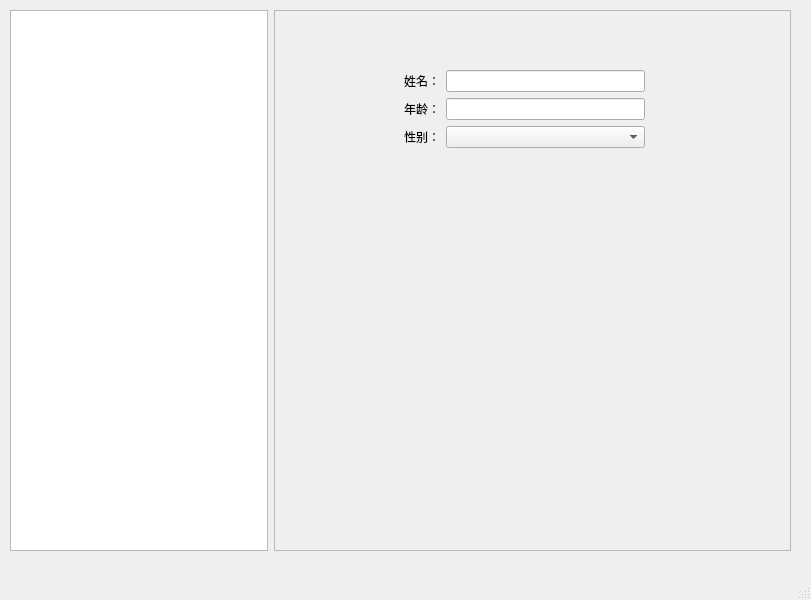
<?xml version="1.0" encoding="UTF-8"?>
<ui version="4.0">
 <class>MainWindow</class>
 <widget class="QMainWindow" name="MainWindow">
  <property name="geometry">
   <rect>
    <x>0</x>
    <y>0</y>
    <width>811</width>
    <height>600</height>
   </rect>
  </property>
  <property name="windowTitle">
   <string>MainWindow</string>
  </property>
  <widget class="QWidget" name="centralwidget">
   <widget class="QWidget" name="horizontalLayoutWidget">
    <property name="geometry">
     <rect>
      <x>10</x>
      <y>10</y>
      <width>781</width>
      <height>541</height>
     </rect>
    </property>
    <layout class="QHBoxLayout" name="horizontalLayout">
     <item>
      <widget class="QTreeView" name="treeView">
       <property name="sizePolicy">
        <sizepolicy hsizetype="Expanding" vsizetype="Expanding">
         <horstretch>1</horstretch>
         <verstretch>0</verstretch>
        </sizepolicy>
       </property>
      </widget>
     </item>
     <item>
      <widget class="QFrame" name="frame">
       <property name="sizePolicy">
        <sizepolicy hsizetype="Expanding" vsizetype="Expanding">
         <horstretch>2</horstretch>
         <verstretch>0</verstretch>
        </sizepolicy>
       </property>
       <property name="frameShape">
        <enum>QFrame::StyledPanel</enum>
       </property>
       <property name="frameShadow">
        <enum>QFrame::Raised</enum>
       </property>
       <widget class="QWidget" name="formLayoutWidget">
        <property name="geometry">
         <rect>
          <x>130</x>
          <y>60</y>
          <width>241</width>
          <height>391</height>
         </rect>
        </property>
        <layout class="QFormLayout" name="formLayout">
         <item row="0" column="0">
          <widget class="QLabel" name="label">
           <property name="text">
            <string>姓名：</string>
           </property>
          </widget>
         </item>
         <item row="0" column="1">
          <widget class="QLineEdit" name="lineEdit"/>
         </item>
         <item row="1" column="0">
          <widget class="QLabel" name="label_2">
           <property name="text">
            <string>年龄：</string>
           </property>
          </widget>
         </item>
         <item row="1" column="1">
          <widget class="QLineEdit" name="lineEdit_2"/>
         </item>
         <item row="2" column="0">
          <widget class="QLabel" name="label_3">
           <property name="text">
            <string>性别：</string>
           </property>
          </widget>
         </item>
         <item row="2" column="1">
          <widget class="QComboBox" name="comboBox"/>
         </item>
        </layout>
       </widget>
      </widget>
     </item>
    </layout>
   </widget>
  </widget>
  <widget class="QMenuBar" name="menubar">
   <property name="geometry">
    <rect>
     <x>0</x>
     <y>0</y>
     <width>811</width>
     <height>26</height>
    </rect>
   </property>
  </widget>
  <widget class="QStatusBar" name="statusbar"/>
 </widget>
 <resources/>
 <connections/>
</ui>
